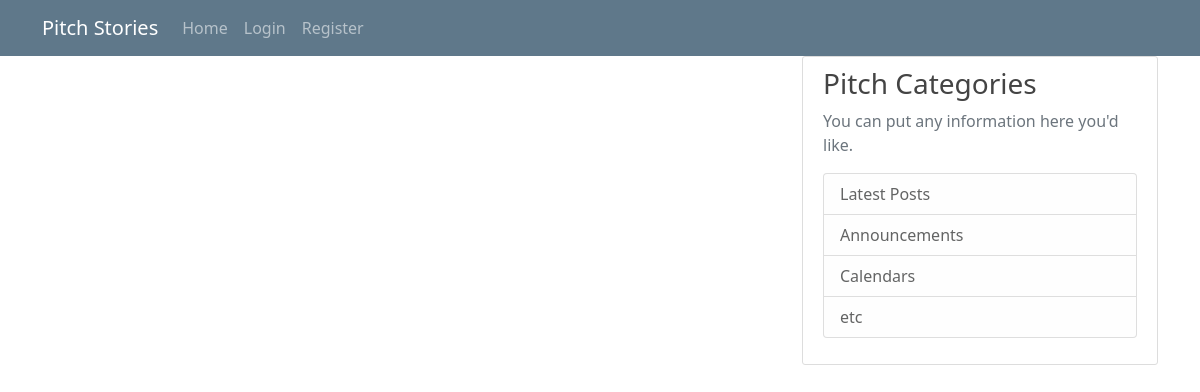
Before: / with the older database file.
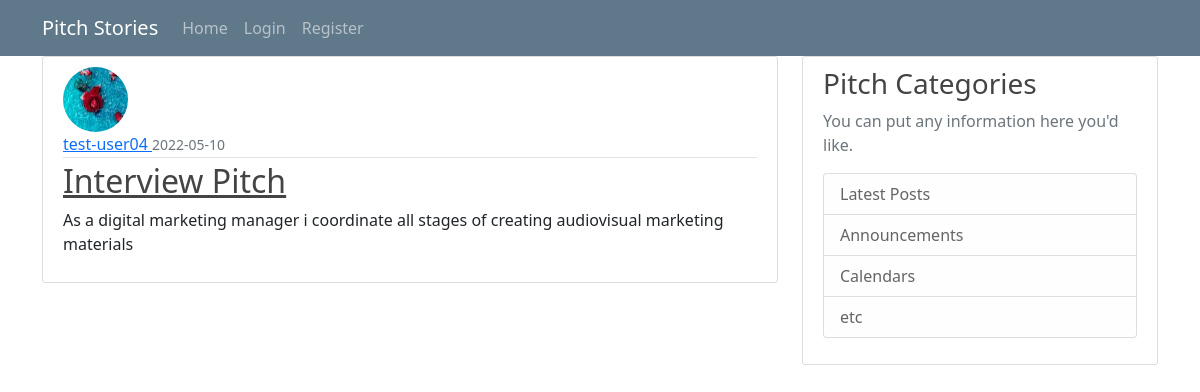
After: the same page with the newer database file.
### app/models.py (models this page shows, shortened)
class Post(db.Model):
    id = db.Column(db.Integer, primary_key=True)
    title = db.Column(db.String(100), nullable=False)
    date_posted = db.Column(db.DateTime, nullable=False, default=datetime.utcnow)
    content = db.Column(db.Text, nullable=False)
    user_id = db.Column(db.Integer, db.ForeignKey('user.id'), nullable=False)

class User(db.Model, UserMixin):
    id = db.Column(db.Integer, primary_key= True)
    username = db.Column(db.String(20), unique= True,nullable= False )
    email = db.Column(db.String(120), unique = True, nullable = False)
    image_file = db.Column(db.String(20),nullable= False, default = 'default.jpg')
    password = db.Column(db.String(60), nullable = False)
    posts = db.relationship('Post', backref= 'author', lazy= True)

### app/views.py (the view)
@app.route('/')
def home():
    posts = Post.query.all()
    title = 'Pitch Stories'
    return render_template('index.html', title=title, posts=posts)

### app/templates/index.html (shortened to what this page needs)
{% extends 'base.html'%}
{%block content%}
    {% for post in posts%}
    <article class= 'media content-section'>
        <img class='rounded-circle article-img' src="{{ url_for('static', filename='profile_pics/'+ post.author.image_file) }}">
        <div class= 'media-body'>
            <div class= 'article-metadata'>
                <a class='mr-2' href='#'> {{ post.author.username}} </a>
                <small class='text-muted'> {{post.date_posted.strftime('%Y-%m-%d')}}</small>
            </div>
            <h2><a class='article-title' href='#'>{{ post.title }}</a> </h2>
            <p class = 'article-content'>{{ post.content }}</p>
        </div>
    </article>
    {%endfor%}
{%endblock content%}

### app/templates/base.html (shortened to what this page needs)
<!DOCTYPE html>
<html>
  <head>
    <link rel="stylesheet" href="{{ url_for('static', filename= 'css/index.css')}}" type="text/css">
    <link href="https://cdn.jsdelivr.net/npm/bootstrap@5.1.3/dist/css/bootstrap.min.css" rel="stylesheet">
  </head>
  <body>
    <header class="site-header">
      <nav class="navbar navbar-expand-md navbar-dark bg-steel">
        <div class="container">
          <a class="navbar-brand mr-4" href="/">Pitch Stories</a>
          <div class="collapse navbar-collapse" id="navbarToggle">
            <div class="navbar-nav mr-auto">
              <a class="nav-item nav-link" href="{{ url_for('home') }}">Home</a>
            </div>
            <div class="navbar-nav">
            {% if current_user.is_authenticated %}
              <a class="nav-item nav-link" href="{{ url_for('new_post') }}">New Pitch</a>
              <a class="nav-item nav-link" href="{{ url_for('account') }}">Account</a>
              <a class="nav-item nav-link" href="{{ url_for('logout') }}">Logout</a>
            {% else %}
              <a class="nav-item nav-link" href="{{ url_for('login') }}">Login</a>
              <a class="nav-item nav-link" href="{{ url_for('register') }}">Register</a>
            {% endif %}
            </div>
          </div>
        </div>
      </nav>
    </header>
    <main role="main" class="container">
      <div class="row">
        <div class="col-md-8">
          {% block content %}{% endblock %}
        </div>
        <div class="col-md-4">
          <div class="content-section">
            <h3>Pitch Categories</h3>
            <p class='text-muted'>You can put any information here you'd like.
              <ul class="list-group">
                <li class="list-group-item list-group-item-light">Latest Posts</li>
                <li class="list-group-item list-group-item-light">Announcements</li>
                <li class="list-group-item list-group-item-light">Calendars</li>
                <li class="list-group-item list-group-item-light">etc</li>
              </ul>
            </p>
          </div>
        </div>
      </div>
    </main>
  </body>
</html>

### app/static/css/index.css (style rules this page uses)
body { background: #fafafa; color: #333333; margin-top: 5rem; }
h1, h2, h3, h4, h5, h6 { color: #444444; }
.bg-steel { background-color: #5f788a; }
.site-header .navbar-nav .nav-link { color: #cbd5db; }
.content-section { background: #ffffff; padding: 10px 20px; border: 1px solid #dddddd; border-radius: 3px; margin-bottom: 20px; }
.article-title { color: #444444; }
.article-content { white-space: pre-line; }
.article-img { height: 65px; width: 65px; margin-right: 16px; }
.article-metadata { padding-bottom: 1px; margin-bottom: 4px; border-bottom: 1px solid #e3e3e3 }

Changed rows visible on the page:
added Post: image_file (picture), author.username "test-user04", date_posted "2022-05-10", title "Interview Pitch", content "As a digital marketing manager i coordinate all stages of creating audiovisual marketing materials"
